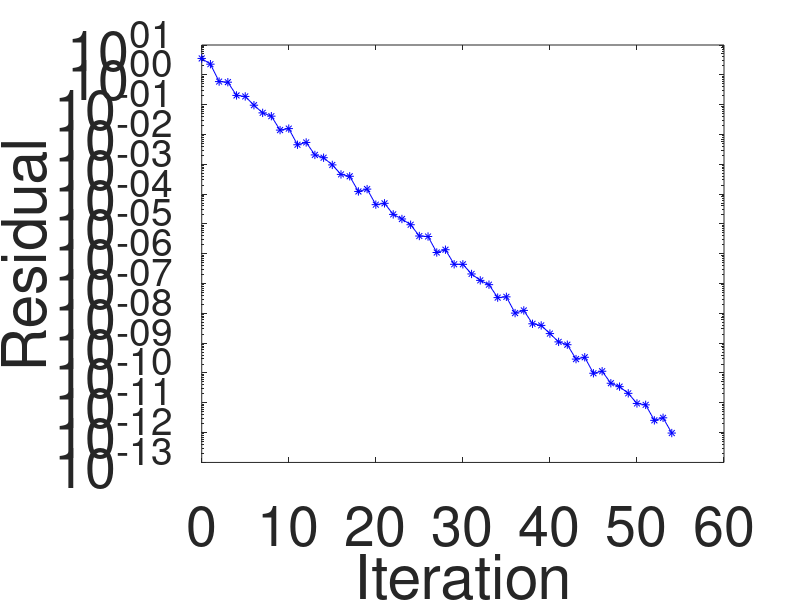

Write MATLAB code to recreate this figure.
clear

% initialisation
A=[8 2 0
  3 -5 7
  -2 1 9];

b=[12 14 27]';

u0=[3 2 1]';          % the initial guess

N=size(A,1);

D = diag(diag(A));    % get the diagnoal part of A in Jacobi method
R = A - D;            % get the remaining part of A

k=0;                  % initialise iteration number
resarray = [];        % initialise the array to record the residual
disp(R*u0)
disp(D\(b-R*u0))
%%
while 1
    
    u1 = D\(b-R*u0);                  % Jacobi method
    disp(u1)
    
    residual = norm(u1-u0);   % norm(b-A*u0)        % calculate the norm
    resarray = [resarray residual];   % record the residual
    
    if residual < 10^-12             % exiting condition
        break
    end
    
    u0 = u1;                          % update u0 with u1, so that in next iteration, u0 is u1
    
    k = k+1;                          % iteration number adds one
    disp(['We at the iteration ' num2str(k) ' with the residual= ' num2str(residual)])
end

figure
semilogy(0:k,resarray,'-*b')
set(gca,'FontSize',40)
ylabel('Residual')
xlabel('Iteration')


